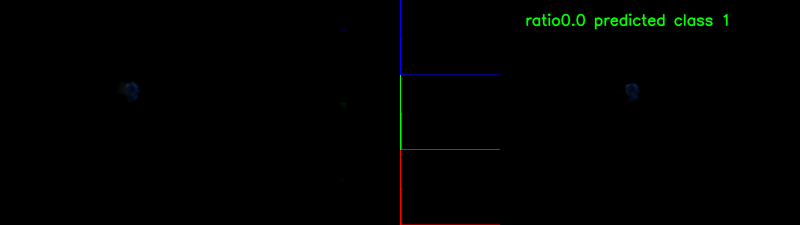
#> input picture captured/0.png, 1600 x 450 px, given in place of the camera (shown at 1/2 size)
$ python rgb.py
#> lines starting #> are read from the running program, lines starting #| are printed output that depends on the picture; after the words box and inside, x2 and y2 are one past the last pixel; in counts of white or black regions, pixels touching at a corner belong together
import cv2
import numpy


def detectBlackPatch(img):
    gray_img = cv2.cvtColor(img, cv2.COLOR_BGR2GRAY)
    binary_img = cv2.adaptiveThreshold(gray_img, 255, cv2.ADAPTIVE_THRESH_GAUSSIAN_C,
                                       cv2.THRESH_BINARY_INV, 131, 15)

    _, _, boxes, _ = cv2.connectedComponentsWithStats(binary_img)
    # first box is the background
    boxes = boxes[1:]
    filtered_boxes = []
    for x,y,w,h,pixels in boxes:
        if pixels < 10000 and h < 200 and w < 200 and h > 10 and w > 10:
            filtered_boxes.append((x,y,w,h))

    for x,y,w,h in filtered_boxes:
        cv2.rectangle(img, (x,y), (x+w,y+h), (0,0,255),2)
    return img


def removeBackground(img):
    ll = 0
    hh = 5
    lower = numpy.array([ll, ll, ll])
    upper = numpy.array([hh, hh, hh])
    thresh = cv2.inRange(img, lower, upper)
    # cv.imshow('thresh',thresh)

    kernel = cv2.getStructuringElement(cv2.MORPH_ELLIPSE, (20, 20))
    morph = cv2.morphologyEx(thresh, cv2.MORPH_CLOSE, kernel)
    # cv.imshow('morph',morph)
    mask = 255 - morph
    # cv.imshow('mask',mask)
    segmented = cv2.bitwise_and(img, img, mask=mask)
    # cv.imshow('segmented',segmented)
    # comtour
    gray = cv2.cvtColor(segmented, cv2.COLOR_BGR2GRAY)
    ret, thresh = cv2.threshold(gray, ll, hh, cv2.THRESH_BINARY_INV + cv2.THRESH_OTSU)
    binary = cv2.adaptiveThreshold(gray, 255, cv2.ADAPTIVE_THRESH_GAUSSIAN_C, cv2.THRESH_BINARY_INV, 131, 15)
    _, _, boxes, _ = cv2.connectedComponentsWithStats(binary)
    x1, y1, w1, h1, pixel1 = boxes[0]
    areaOfSegmented = w1 * h1
    print(areaOfSegmented)
    boxes = boxes[1:]
    filtered_boxes = []
    total_area = 0.0
    for x, y, w, h, pixels in boxes:
        if pixels < 6000 and h > 6 and w > 6 and h < 600 and w < 500:
            # pixels < 1500 and h < 200 and w < 200 and
            filtered_boxes.append((x, y, w, h))
            # total_area = pixels
    for x, y, w, h in filtered_boxes:

        # if x > x1 and x < x1 + w1:
        #     if y > y1 and y < y1 + h:
        cv2.rectangle(segmented, (x, y), (x + w, y + h), (0, 0, 255), 2)
        total_area += w * h

    org = (50, 50)
    font = cv2.FONT_HERSHEY_SIMPLEX
    fontScale = 1
    color2 = (0, 255, 0)
    thickness = 2
    # print('total area', total_area)
    ratio = ((total_area) / (areaOfSegmented)) * 100
    ratio = numpy.round(ratio, 2)
    # print(ratio)

    if ratio < 0.3:
        pre = 'class 1'
    elif ratio < 1.5:
        pre = 'class 2'
    else:
        pre = 'class 3'

    print(pre)
    cv2.putText(segmented, 'ratio' + str(ratio) + ' ' + 'predicted ' + pre, (50, 50), font, fontScale, color2, thickness,
               cv2.LINE_AA, False)
    # # cv.imwrite('result' + ".png", segmented)
    # # cv.imshow('result', segmented)
    # return result
    return segmented


cap = cv2.VideoCapture(2)
count = 0
while True:
    success, img = cap.read(2)
#> img is the input picture: shape (450, 1600, 3); mean B, G, R 0.3, 1.3, 0.2
    #cap.set(cv2.CAP_PROP_FPS, 10)

    cap.set(cv2.CAP_PROP_FOURCC, cv2.VideoWriter_fourcc('M', 'J', 'P', 'G'))  # depends on fourcc available camera
    cap.set(cv2.CAP_PROP_FRAME_WIDTH, 640)
    cap.set(cv2.CAP_PROP_FRAME_HEIGHT, 480)
    cap.set(cv2.CAP_PROP_FPS, 5)
    fps = int(cap.get(5))
    print("fps:", fps)

    if success:
        #cv2.imshow('captured',img)
        img = cv2.resize(img, (500, 400), cv2.INTER_LINEAR)
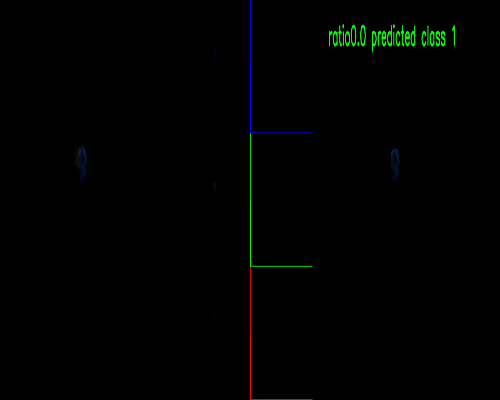
#> img: shape (400, 500, 3); mean B, G, R 0.3, 1.4, 0.3


        # [4 lines of commented-out code are left out]


        img1 = img.copy()
        img1 = cv2.resize(img1, (600, 450))
        img2 = img1.copy()
        img3 = img1.copy()
        img = cv2.resize(img, (200, 150))
#> img: shape (150, 200, 3)
        blue, green, red = cv2.split(img)

        zeros = numpy.zeros(blue.shape, numpy.uint8)

        blueBGR = cv2.merge((blue, zeros, zeros))
        greenBGR = cv2.merge((zeros, green, zeros))
        redBGR = cv2.merge((zeros, zeros, red))

        # cv2.imshow('blue BGR', blueBGR)
        # cv2.imshow('green BGR', greenBGR)
        # cv2.imshow('red BGR', redBGR)
        #
        hori = numpy.concatenate((blueBGR, greenBGR, redBGR), axis=0)
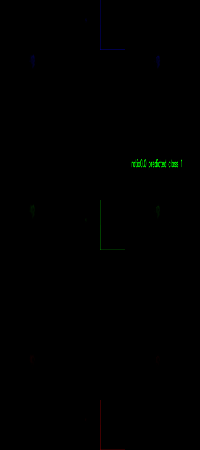
#> hori: shape (450, 200, 3); mean of channels 0, 1, 2 0.1, 0.4, 0; drawn as B, G, R
        #
        bgr_planes = cv2.split(img)
        histSize = 256
        histRange = (0, 256)  # the upper boundary is exclusive
        accumulate = False
        b_hist = cv2.calcHist(bgr_planes, [0], None, [histSize], histRange, accumulate=accumulate)
#> b_hist = 256 values, max 29792 at index 0, min 0 at index 32, mean 117.2
        g_hist = cv2.calcHist(bgr_planes, [1], None, [histSize], histRange, accumulate=accumulate)
#> g_hist = 256 values, max 29485 at index 0, min 0 at index 20, mean 117.2
        r_hist = cv2.calcHist(bgr_planes, [2], None, [histSize], histRange, accumulate=accumulate)
#> r_hist = 256 values, max 29831 at index 0, min 0 at index 14, mean 117.2
        hist_w = 200
        hist_h = 150
        bin_w = int(round(hist_w / histSize))
        histImage = numpy.zeros((hist_h, hist_w, 3), dtype=numpy.uint8)
        cv2.normalize(b_hist, b_hist, alpha=0, beta=hist_h, norm_type=cv2.NORM_MINMAX)
        cv2.normalize(g_hist, g_hist, alpha=0, beta=hist_h, norm_type=cv2.NORM_MINMAX)
        cv2.normalize(r_hist, r_hist, alpha=0, beta=hist_h, norm_type=cv2.NORM_MINMAX)

        b = histImage.copy()
        g = histImage.copy()
        r = histImage.copy()

        for i in range(1, histSize):
            cv2.line(b, (bin_w * (i - 1), hist_h - int(b_hist[i - 1])),
                     (bin_w * (i), hist_h - int(b_hist[i])),
                     (255, 0, 0), thickness=2)
            cv2.line(g, (bin_w * (i - 1), hist_h - int(g_hist[i - 1])),
                     (bin_w * (i), hist_h - int(g_hist[i])),
                     (0, 255, 0), thickness=2)
            cv2.line(r, (bin_w * (i - 1), hist_h - int(r_hist[i - 1])),
                     (bin_w * (i), hist_h - int(r_hist[i])),
                     (0, 0, 255), thickness=2)
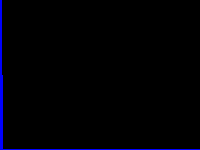
#> b: shape (150, 200, 3); mean of channels 0, 1, 2 4.9, 0, 0; drawn as B, G, R

        # cv2.imshow('calcHist Demo', histImage)
        hori2 = numpy.concatenate((b, g, r), axis=0)
        segmented = removeBackground(img3)
#> in removeBackground, `thresh = cv2.inRange(img, lower, upper)`:
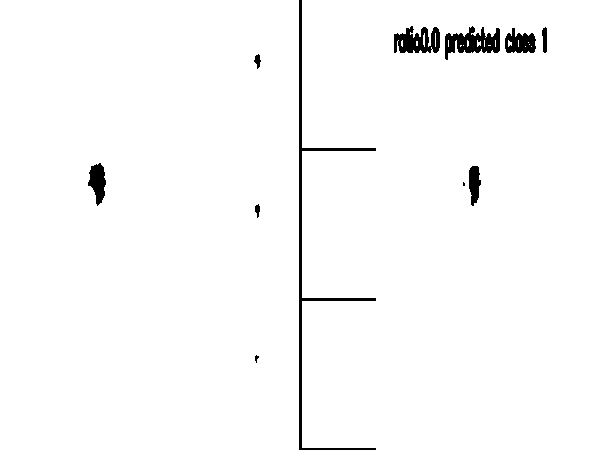
#> thresh: shape (450, 600); 98% white; 11 black regions (2 under 20 px), largest, box (x1, y1, x2, y2) and area: (299, 0, 376, 450) 1942, (445, 26, 500, 60) 999, (394, 26, 440, 53) 841
#> in removeBackground, `kernel = cv2.getStructuringElement(cv2.MORPH_ELLIPSE, (20, 20))`:
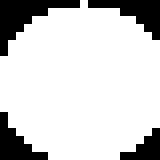
#> kernel: shape (20, 20) (shown 8 times larger); values 0 (black) and 1 (white), 81.2% white; 4 black regions (2 under 20 px), largest, box (x1, y1, x2, y2) and area: (0, 0, 10, 7) 27, (11, 0, 20, 5) 20
#> in removeBackground, `morph = cv2.morphologyEx(thresh, cv2.MORPH_CLOSE, kernel)`: morph: shape (450, 600); every value is 255
#> in removeBackground, `mask = 255 - morph`: mask: shape (450, 600); every value is 0
#> in removeBackground, `segmented = cv2.bitwise_and(img, img, mask=mask)`: segmented: shape (450, 600, 3); every value is 0
#> in removeBackground, `ret, thresh = cv2.threshold(gray, ll, hh, cv2.THRESH_BINARY_INV + cv2...`: thresh: shape (450, 600); every value is 5
#> in removeBackground, `ret, thresh = cv2.threshold(gray, ll, hh, cv2.THRESH_BINARY_INV + cv2...`: ret = 0
#> in removeBackground, `_, _, boxes, _ = cv2.connectedComponentsWithStats(binary)`: boxes = [[0, 0, 600, 450, 270000]]
#> in removeBackground, `x1, y1, w1, h1, pixel1 = boxes[0]`: x1 = 0; w1 = 600; h1 = 450; pixel1 = 270000
#| 270000
#> in removeBackground, `boxes = boxes[1:]`: boxes = empty array
#> after the loop in removeBackground, `for x, y, w, h, pixels in boxes:`: filtered_boxes = []
#> after the loop in removeBackground, `for x, y, w, h in filtered_boxes:`: total_area = 0
#> in removeBackground, `cv2.putText(segmented, 'ratio' + str(ratio) + ' ' + 'predicted ' + pre..`:
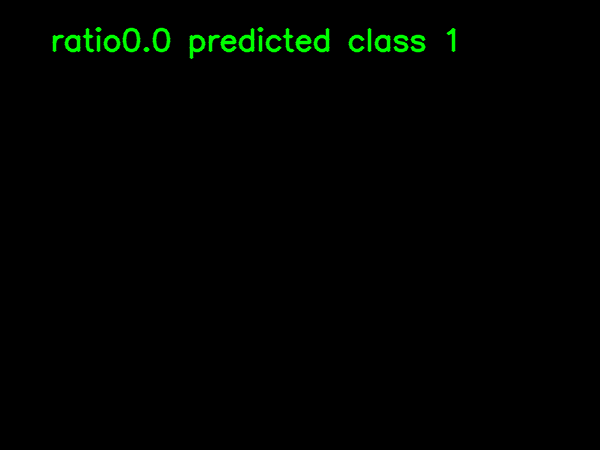
#> segmented: shape (450, 600, 3); mean B, G, R 0, 2.9, 0
        result = detectBlackPatch(segmented)
#> in detectBlackPatch, `binary_img = cv2.adaptiveThreshold(gray_img, 255, cv2.ADAPTIVE_THRESH_..`:
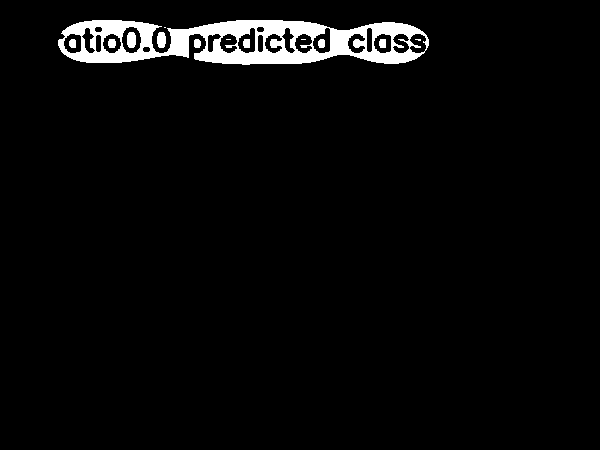
#> binary_img: shape (450, 600); 3.6% white; 13 white regions (4 under 20 px), largest, box (x1, y1, x2, y2) and area: (58, 20, 429, 65) 9076, (127, 32, 136, 48) 128, (157, 32, 166, 48) 124
#> in detectBlackPatch, `_, _, boxes, _ = cv2.connectedComponentsWithStats(binary_img)`: boxes = 14 rows, first 6: [0, 0, 600, 450, 260301], [58, 20, 371, 45, 9076], [164, 27, 2, 1, 2], [127, 32, 9, 16, 128], [157, 32, 9, 16, 124], [69, 39, 7, 9, 56]
#> in detectBlackPatch, `boxes = boxes[1:]`: boxes = 13 rows, first 6: [58, 20, 371, 45, 9076], [164, 27, 2, 1, 2], [127, 32, 9, 16, 128], [157, 32, 9, 16, 124], [69, 39, 7, 9, 56], [108, 39, 8, 9, 64]
#> the loop in detectBlackPatch, `for x,y,w,h,pixels in boxes:` made 13 passes
#> (x, y, w, h, pixels) on passes 1 to 12: (58, 20, 371, 45, 9076), (164, 27, 2, 1, 2), (127, 32, 9, 16, 128), (157, 32, 9, 16, 124), (69, 39, 7, 9, 56), (108, 39, 8, 9, 64), (194, 39, 7, 9, 56), (226, 39, 5, 1, 5), (243, 39, 7, 9, 59), (301, 39, 5, 1, 5), (318, 39, 7, 9, 56), (379, 39, 7, 9, 59)
#> after the loop in detectBlackPatch, `for x,y,w,h,pixels in boxes:`: filtered_boxes = []
        verti = numpy.concatenate((img1, hori, hori2, result), axis=1)
        cv2.imshow('Quality', verti)
        cv2.imwrite(str(count)+'.png',verti)
        count += 1
        # cv2.waitKey(0)
        # cv2.destroyAllWindows()

        if cv2.waitKey(1) == ord('q'):
#> (key q is pressed here)
            break

$ run again, on captured/1.png
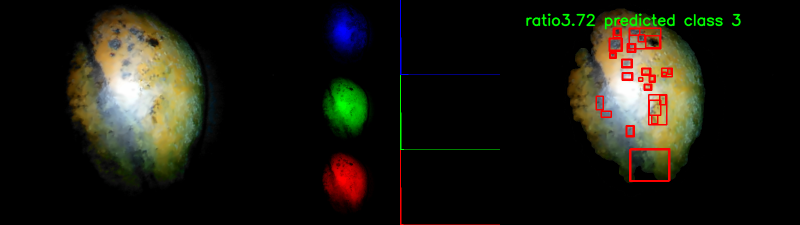
#> input picture captured/1.png, 1600 x 450 px, given in place of the camera (shown at 1/2 size)
#> img is the input picture: shape (450, 1600, 3); mean B, G, R 16.7, 25.2, 26.4
#> b_hist = 256 values, max 22851 at index 0, min 0 at index 255, mean 117.2
#> g_hist = 256 values, max 22556 at index 0, min 2 at index 255, mean 117.2
#> r_hist = 256 values, max 22674 at index 0, min 7 at index 148, mean 117.2
#> kernel: shape (20, 20); values 0 (black) and 1 (white), 81.2% white; 4 black regions (2 under 20 px), largest, box (x1, y1, x2, y2) and area: (0, 0, 10, 7) 27, (11, 0, 20, 5) 20
#> morph: shape (450, 600); 76.3% white; 5 black regions, box (x1, y1, x2, y2) and area: (50, 15, 156, 374) 29123, (425, 20, 530, 352) 25905, (242, 162, 280, 270) 3160, (242, 312, 277, 420) 3082, (244, 14, 278, 110) 2653
#> ret = 70
#> binary: shape (450, 600); 11.7% white; 69 white regions (44 under 20 px), largest, box (x1, y1, x2, y2) and area: (409, 12, 550, 350) 13619, (98, 16, 175, 345) 6659, (33, 24, 79, 330) 6152
#> in removeBackground, `_, _, boxes, _ = cv2.connectedComponentsWithStats(binary)`: boxes = 70 rows, first 6: [0, 0, 600, 450, 238429], [409, 12, 141, 338, 13619], [98, 16, 77, 329, 6659], [33, 24, 46, 306, 6152], [87, 59, 2, 8, 8], [462, 60, 2, 6, 9]
#> x1 = 0; w1 = 600; h1 = 450; pixel1 = 238429
#> areaOfSegmented = 270000
#| 270000
#> in removeBackground, `boxes = boxes[1:]`: boxes = 69 rows, first 6: [409, 12, 141, 338, 13619], [98, 16, 77, 329, 6659], [33, 24, 46, 306, 6152], [87, 59, 2, 8, 8], [462, 60, 2, 6, 9], [105, 72, 2, 6, 8]
#> the loop in removeBackground, `for x, y, w, h, pixels in boxes:` made 69 passes
#> after the loop in removeBackground, `for x, y, w, h, pixels in boxes:`: filtered_boxes = 15 items, first 6: (109, 76, 10, 18), (471, 76, 24, 30), (457, 99, 9, 19), (466, 117, 9, 20), (481, 135, 11, 47), (496, 135, 9, 20)
#> the loop in removeBackground, `for x, y, w, h in filtered_boxes:` made 15 passes
#> (x, y, w, h, total_area) on passes 1 to 8: (109, 76, 10, 18, 180), (471, 76, 24, 30, 900), (457, 99, 9, 19, 1071), (466, 117, 9, 20, 1251), (481, 135, 11, 47, 1768), (496, 135, 9, 20, 1948), (466, 144, 9, 18, 2110), (265, 164, 29, 96, 4894)
#> after the loop in removeBackground, `for x, y, w, h in filtered_boxes:`:
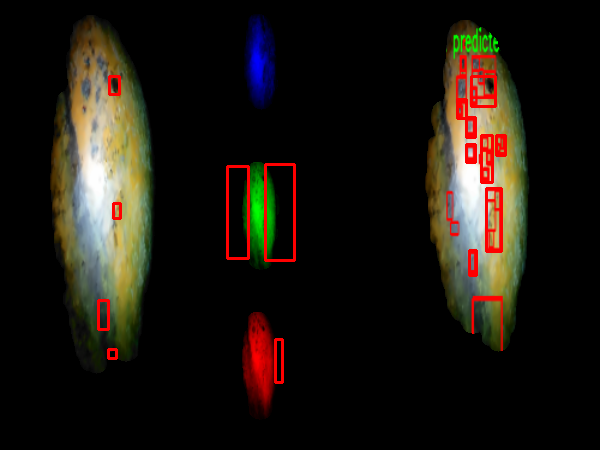
#> segmented: shape (450, 600, 3); mean B, G, R 15.5, 22.6, 28.1
#> after the loop in removeBackground, `for x, y, w, h in filtered_boxes:`: total_area = 8714
#> font = 0
#> ratio = 3.23
#> binary_img: shape (450, 600); 16.3% white; 88 white regions (53 under 20 px), largest, box (x1, y1, x2, y2) and area: (261, 10, 549, 350) 18507, (33, 9, 256, 347) 17397, (267, 166, 293, 259) 1671
#> in detectBlackPatch, `_, _, boxes, _ = cv2.connectedComponentsWithStats(binary_img)`: boxes = 89 rows, first 6: [0, 0, 600, 450, 225933], [33, 9, 223, 338, 17397], [261, 10, 288, 340, 18507], [69, 39, 7, 9, 54], [113, 39, 3, 4, 5], [214, 39, 7, 9, 57]
#> in detectBlackPatch, `boxes = boxes[1:]`: boxes = 88 rows, first 6: [33, 9, 223, 338, 17397], [261, 10, 288, 340, 18507], [69, 39, 7, 9, 54], [113, 39, 3, 4, 5], [214, 39, 7, 9, 57], [246, 39, 5, 1, 5]
#> the loop in detectBlackPatch, `for x,y,w,h,pixels in boxes:` made 88 passes
#> after the loop in detectBlackPatch, `for x,y,w,h,pixels in boxes:`: filtered_boxes = [(108, 76, 13, 20), (470, 78, 27, 30), (456, 98, 21, 41), (479, 134, 15, 50), (495, 134, 12, 23), (465, 143, 12, 21), (267, 166, 26, 93), (229, 168, 18, 89), (485, 187, 18, 66), (272, 327, 19, 67)]
#> the loop in detectBlackPatch, `for x,y,w,h in filtered_boxes:` made 10 passes
#> `verti = numpy.concatenate((img1, hori, hori2, result), axis=1)`:
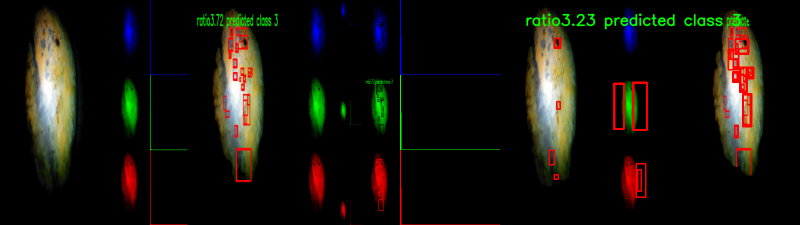
#> verti: shape (450, 1600, 3) (shown at 1/2 size); mean B, G, R 12.7, 19.9, 22.2
